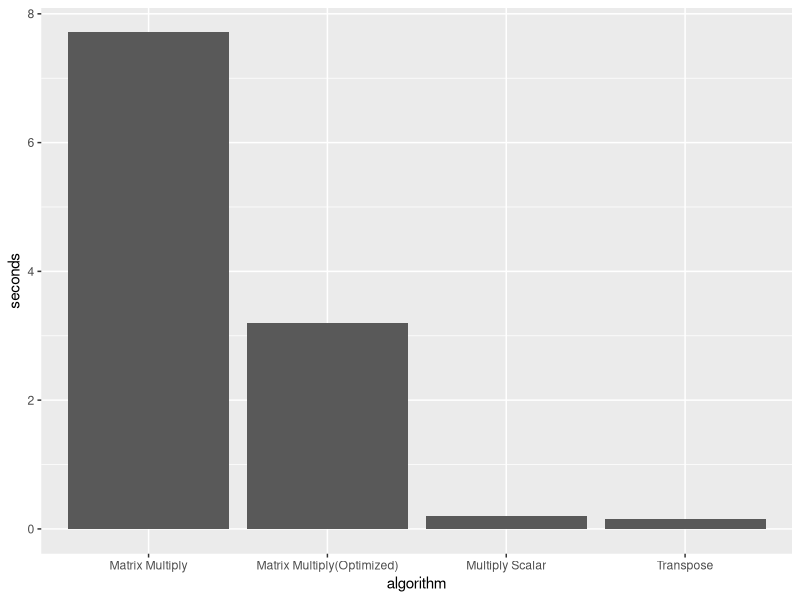

R code for this plot:
# Load ggplot2
library(ggplot2)



# Create data
data <- data.frame(
  algorithm=c("Matrix Multiply","Matrix Multiply(Optimized)","Multiply Scalar","Transpose") ,  
  seconds=c(7.71111,3.20300,0.20000,0.16000)
  )

# Barplot
ggplot(data, aes(x=algorithm, y=seconds)) + 
  geom_bar(stat = "identity")
